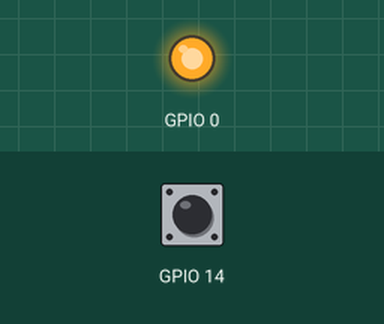
Bench run of a sketch on a simulated ESP8266 (NodeMCU). Parts: output pins drawn as LEDs (lit = HIGH). The test bench sets the inputs (shaded band); at power-on: GPIO 14 HIGH. WiFi joins after 1.5 s; servers stay silent unless stated; uploads are accepted with an empty reply; EEPROM starts erased; what the sketch prints to the serial monitor is not drawn.

Above: at 0.1 s.
At 2.8 s:
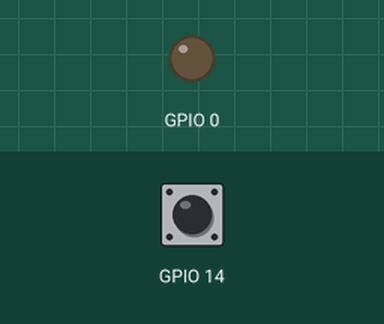
2.9 s: GPIO 14 pulled LOW for 0.6 s
Timing chart, 0 to 5.9 s (numbered marks = the images above; inputs shaded):
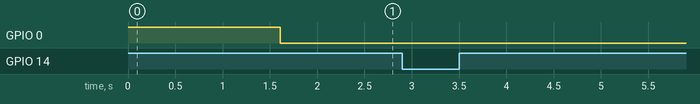

The sketch:

ESP_final.ino
```cpp
#include <ESP8266WiFi.h>
#include <Arduino.h>
#include <ESPAsyncTCP.h>
#include <ESPAsyncWebServer.h>
#include <EEPROM.h>
#include <DNSServer.h>
#include <WiFiClient.h>
#include <ESP8266HTTPClient.h>


const IPAddress ap_ip(192,168,4,1);
const IPAddress ap_subnet(255,255,255,0);
const char* ap_ssid     = "Board_010";
const char* ap_password = "123456789";
const char* board_id = "Board_010";
String host = "18.222.127.160";
boolean isSettingsMode;
DNSServer dnsServer;

AsyncWebServer server(80);

// Replaces placeholder for future development
String processor(const String& var){
  return "1";
}

const char index_html[] PROGMEM = R"rawliteral(
<!DOCTYPE HTML><html>
<head>
  <meta name="viewport" content="width=device-width, initial-scale=1">
  <style>
    html {
     font-family: Arial;
     display: inline-block;
     margin: 0px auto;
     text-align: center;
    }
    h2 { font-size: 3.0rem; }
    p { font-size: 3.0rem; }
    .units { font-size: 1.2rem; }
    .dht-labels{
      font-size: 1.0rem;
      vertical-align:middle;
      padding-bottom: 15px;
    }
  </style>
</head>
<body>
  <h2>Pillbox Wifi Settings</h2>
  <form method=post action="/connect">
  <p>
    <span class="dht-labels">Wi-Fi Username:</span>
    <input type=text name=ssid>
  </p>
  <p>
    <span class="dht-labels">Wi-Fi Password:</span>
    <input type=text name=password>
  </p>
  <p>
  <input type=submit>
  </form>
</body>
</html>)rawliteral";


void writeToStorage(String ssid, String pass)
{
  for (int i = 0; i < 96; ++i) {
    EEPROM.write(i, 0);
  }

  Serial.println("Writing SSID:");
  Serial.println(ssid);
  Serial.println("Writing Password:");
  Serial.println(pass);

  for (int i = 0; i < ssid.length(); ++i) {
    EEPROM.write(i, ssid[i]);
  }

  for (int i = 0; i < pass.length(); ++i) {
    EEPROM.write(32 + i, pass[i]);
  }
  EEPROM.commit();
  ESP.restart();
}

boolean readFromStorageAndConnect() {
  Serial.println("Reading from storage and attempting connection.");
  String ssid_name = "";
  String ssid_pass = "";

  if(EEPROM.read(0) != 0) {
    for (int i = 0; i < 32; ++i) {
      ssid_name += char(EEPROM.read(i));
    }

    for(int i = 32; i < 96; ++i) {
      ssid_pass += char(EEPROM.read(i));
    }

    WiFi.begin(ssid_name.c_str(), ssid_pass.c_str());
    Serial.println("Attempting Connection:");
    Serial.print("ssid name: ");
    Serial.println(ssid_name);
    Serial.print("ssid password: ");
    Serial.println(ssid_pass);
    int counter = 0;
    while (counter < 25) {
      if (WiFi.status() == WL_CONNECTED) {
        Serial.println("Connected to Wi-Fi");
        digitalWrite(0, LOW);
        return true;
      }
      delay(500);
      Serial.print(".");
      counter++;
    }
    Serial.println("Connection Failed.");
    return false;
  }
  else {
    Serial.println("Wi-Fi details were not found. entering setup mode.");
    return false;
  }

}


void setup() {
  Serial.begin(115200);
  EEPROM.begin(512);
  pinMode(0, OUTPUT);
  pinMode(14, INPUT_PULLUP);
  digitalWrite(0, HIGH);
  delay(100);
  if(readFromStorageAndConnect()) {
    isSettingsMode = false;
    return;
  }
  isSettingsMode = true;
  WiFi.mode(WIFI_STA);
  WiFi.disconnect();
  delay(100);
  WiFi.mode(WIFI_AP);
  WiFi.softAPConfig(ap_ip, ap_ip, ap_subnet);
  WiFi.softAP(ap_ssid, ap_password);
  dnsServer.start(53, "*", ap_ip);

  // Route for root / web page
  server.on("/", HTTP_GET, [](AsyncWebServerRequest *request){
    request->send_P(200, "text/html", index_html, processor);
  });
      server.on("/connect", HTTP_POST, [](AsyncWebServerRequest *request){
    Serial.println("form submitted.");
    if(request->getParam("ssid", true)->value() != "" && request->getParam("password", true)->value() != "") {
      request->send(200, "text/plain", "Logging in...");

      writeToStorage(String(request->getParam("ssid", true)->value()), String(request->getParam("password", true)->value()));

      return;
    }
    Serial.println("form illegal. going to login page.");
    request->send_P(400, "text/html", index_html, processor);

  });

  // Start server
  server.begin();
}

void loop() {
  if(isSettingsMode) {
    dnsServer.processNextRequest();
  }
  else {
    int value = digitalRead(14);
    Serial.print("Pin 14 status:");
    Serial.println(value);
    if (value == 0) {
      Serial.println("POSTING to client");
      WiFiClient client;
      const int httpPort = 80;
      if (!client.connect(host, httpPort)) {
        Serial.println("HTTP connection to server failed.");
        return;
      }
      Serial.println("client connection success");
      String postData = "board_id=" + String(board_id);
      String url = "/api/autopublish";
      String address = host + ":" + String(httpPort) + url;
      Serial.print("sending POST request to address: ");
      Serial.println(address);
      HTTPClient http;
      http.begin("http://18.222.127.160:80/api/autopublish");
      http.addHeader("Content-Type", "application/x-www-form-urlencoded");
      auto httpCode = http.POST(postData);
      Serial.println(httpCode);
      String payload = http.getString();
      Serial.println(payload);
      http.end();
      delay(10000);
    }
    delay(500);

  }
}
```

Measured:
- after the input at 2.9 s, every drawn part: stays the same
